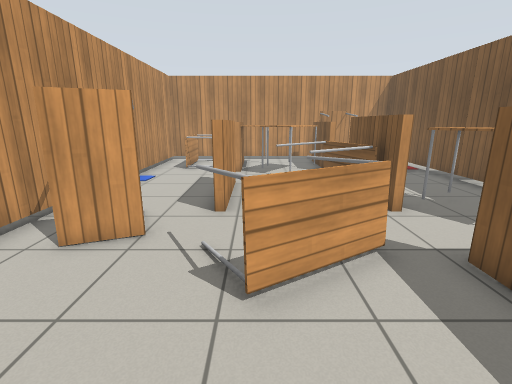
View 1 (above)

13 first-person views from a walk through a world built for the Gazebo simulator. The camera is 1.2 m above the floor, tilts 14° down and sees 85° across. The floor is counted in squares, 0.5 m on a side. Each view is taken from the middle of a square. On the plan, view 1 faces up. The plan holds only what a view shows up to about 18 squares ahead; the rest is blank. The place goes on beyond the plan. Gazebo's built-in surfaces are drawn with simple patterns. Some stock models are drawn as simple stand-ins.

View 2
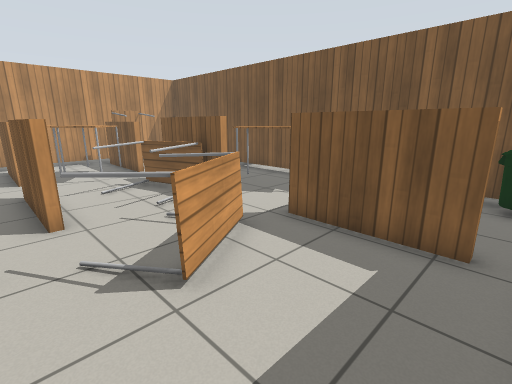

View 3
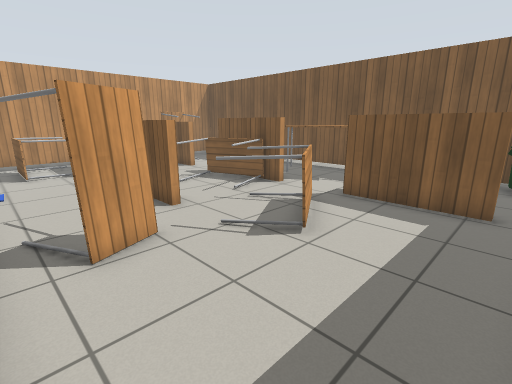

View 4
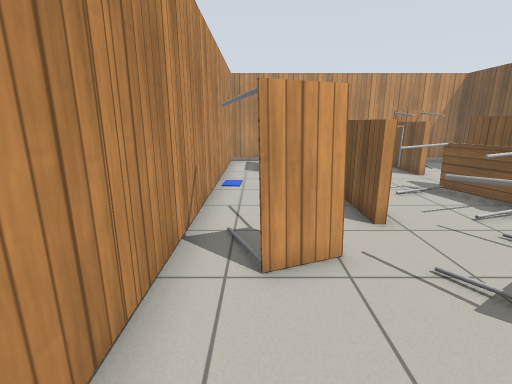

View 5
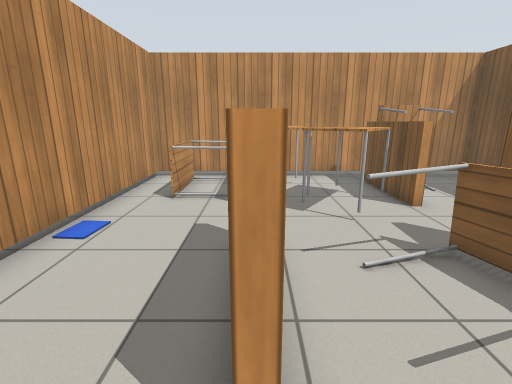

View 6
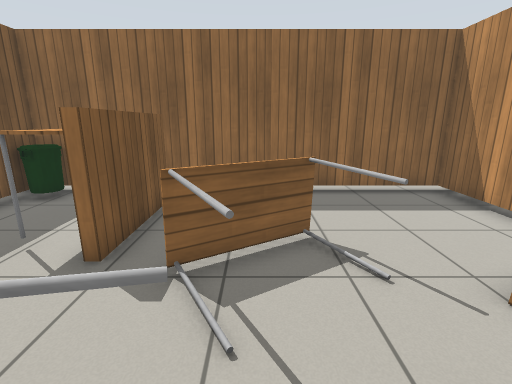

View 7
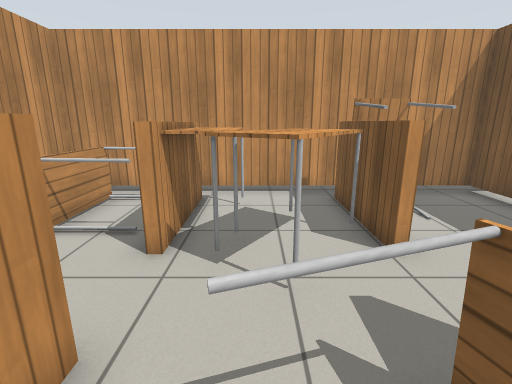

View 8
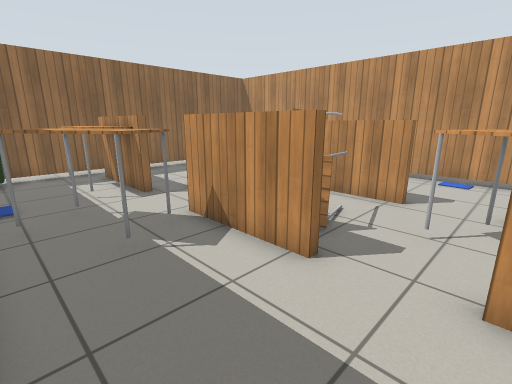

View 9
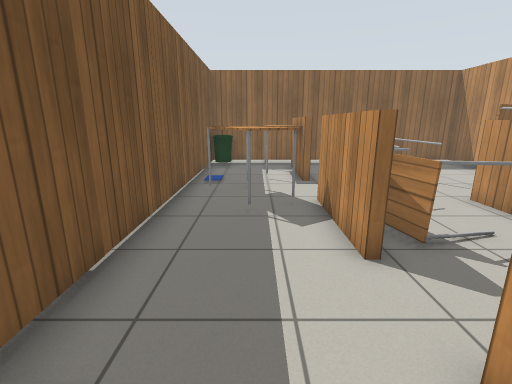

View 10
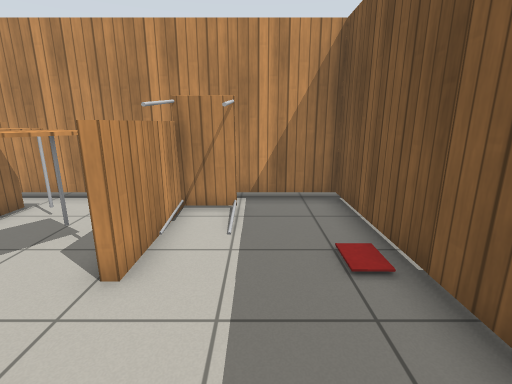

View 11
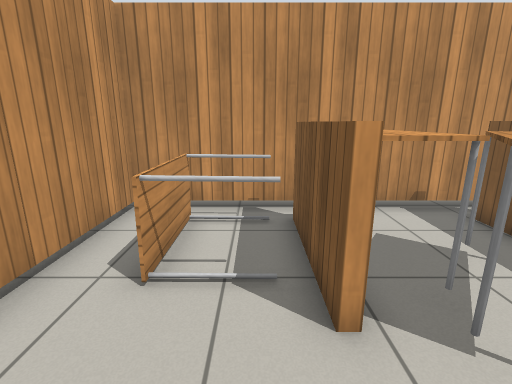

View 12
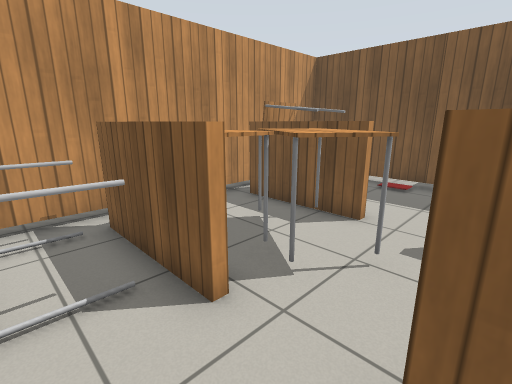

View 13
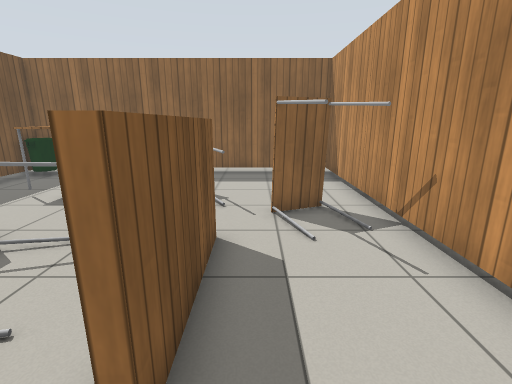

### Floor plan
Points are (right, up) in squares from view 1. A wall is a line through its corners. A room is listed if a view was taken in it or the views show most of it. See-through windows are left out.
Room 1 (views 1, 2, 3, 4, 5, 6, 7, 8, 9, 10, 11, 12, 13)
walls: (-0.8, 7.4) (-1.1, 7.4) (-1.1, 11.4) (-0.8, 11.4) (-0.8, 7.4); (3.8, 7.4) (3.8, 11.4) (4, 11.4) (4, 7.4); (3.8, 0.4) (3.8, 4.5) (4, 4.5) (4, 0.5); (-0.8, 17.9) (-0.8, 13.8) (-1.1, 13.8) (-1.1, 17.9); (4, 17.7) (4, 13.8) (3.6, 13.8) (3.6, 17.9); (-5.4, -0.7) (8.6, -0.7) (8.6, 18.7) (-5.4, 18.7) (-5.4, -0.7)
objects: table (-5, 5) to (-3, 7); table (-4, 15) to (-2, 18); table (-1, 4) to (2, 6); table (0, 14) to (1, 17); table (1, 8) to (3, 11); table (1, 13) to (3, 16); table (5, 1) to (5, 4); table (5, 6) to (7, 9); table (5, 16) to (5, 18); bin (8, 0)

Positions as (right, up) in squares from view 1, and headings:
1: (0, 0), facing up
2: (-2, 0), facing up-right
3: (-5, 0), facing up-right
4: (-4, 1), facing up
5: (-1, 6), facing up
6: (1, 9), facing down
7: (1, 9), facing up
8: (8, 14), facing down-left
9: (6, 16), facing down
10: (6, 10), facing up
11: (-2, 11), facing up
12: (-3, 11), facing up-right
13: (-2, 13), facing down
